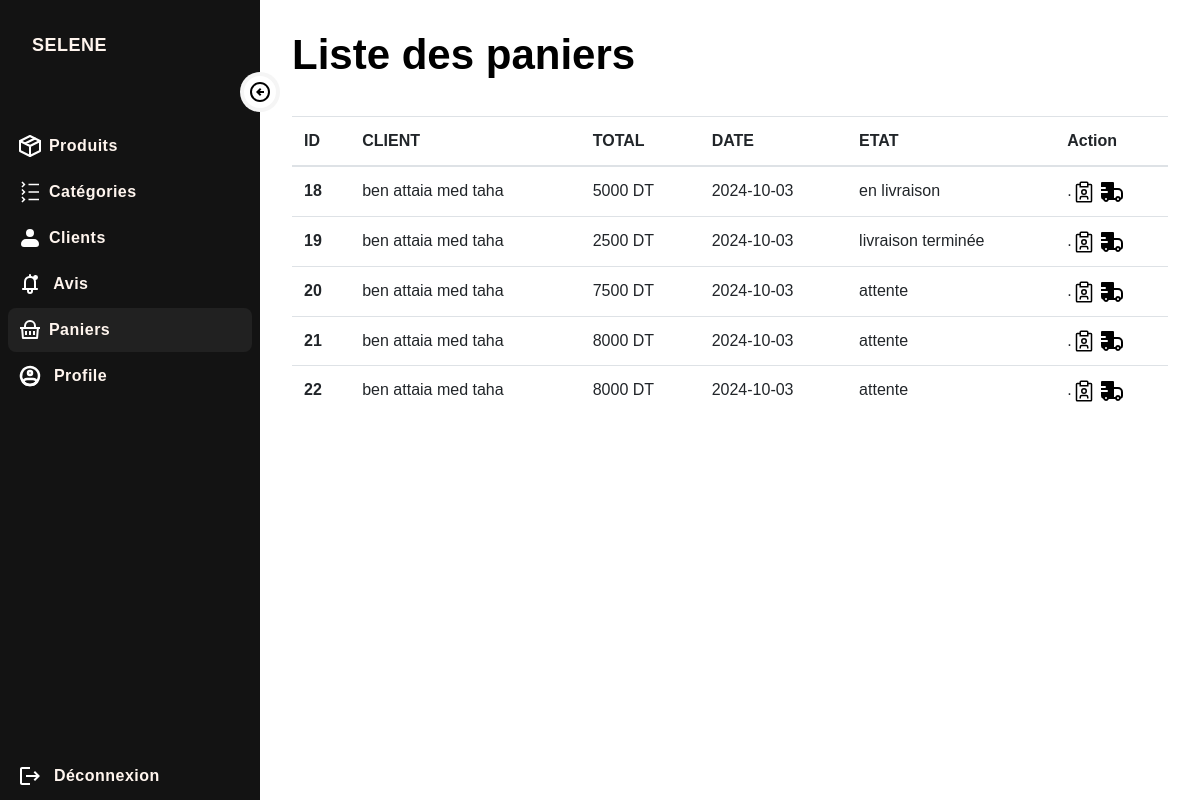
The app's page /admin/liste_commande.php with its own data.
### tables this page shows
CREATE TABLE `panier` (
  `id` int(11) NOT NULL,
  `client` varchar(100) NOT NULL,
  `total` float NOT NULL,
  `date_creation` date NOT NULL,
  `etat` varchar(100) NOT NULL DEFAULT 'attente'
);

CREATE TABLE `client` (
  `id` int(11) NOT NULL,
  `nom` varchar(30) NOT NULL,
  `prenom` varchar(30) NOT NULL,
  `email` varchar(50) NOT NULL,
  `ps` varchar(255) NOT NULL,
  `adresse` varchar(50) NOT NULL,
  `telephone` varchar(10) NOT NULL,
  `date_creation` date NOT NULL,
  `date_modification` date NOT NULL,
  `etat` int(11) NOT NULL DEFAULT 0
);

### admin/function.php (called while the page is built, shortened)
<?php
function getAllPanier ()
{
 include("connexion.php");
 $req ="SELECT p.etat,  p.id, c.nom , c.prenom , p.total , p.etat , p.date_creation from panier p , client c where p.client=c.id ";
 $res=$db->query($req);
 $comm=$res->fetchAll();
 return $comm;
}
?>

### admin/liste_commande.php (the view, shortened to what this page needs)
<?php
include ("function.php");
$comm=getAllPanier ();
?>
<!DOCTYPE html>
<html lang="en">
<head>
    <link rel="stylesheet" href="https://cdn.jsdelivr.net/npm/bootstrap@4.6.2/dist/css/bootstrap.min.css">
</head>
<body>
<div id="page_wrapper">
  <div id="sidenav" class="sidenav">
    <div class="sidenav_header">
      <div class="logo_section">
        <h3>SELENE</h3>
      </div>
      <a href="liste_article.php" class="sidenav_link ">
      <svg xmlns="http://www.w3.org/2000/svg" width="24" height="24" viewBox="0 0 48 48"><g fill="none" stroke="white" stroke-linejoin="round" stroke-width="4"><path d="M44 14L24 4L4 14v20l20 10l20-10V14Z"/><path stroke-linecap="round" d="m4 14l20 10m0 20V24m20-10L24 24M34 9L14 19"/></g></svg>
        <h3>&nbsp;Produits</h3>
      </a>
      <a href="liste_categorie.php" class="sidenav_link ">
      <svg xmlns="http://www.w3.org/2000/svg" width="24" height="24" viewBox="0 0 32 32"><path fill="white" d="M14 25h14v2H14zm-6.83 1l-2.58 2.58L6 30l4-4l-4-4l-1.42 1.41L7.17 26zM14 15h14v2H14zm-6.83 1l-2.58 2.58L6 20l4-4l-4-4l-1.42 1.41L7.17 16zM14 5h14v2H14zM7.17 6L4.59 8.58L6 10l4-4l-4-4l-1.42 1.41L7.17 6z"/></svg>
        <h3>&nbsp;Catégories</h3>
      </a>
      <a href="liste_clients.php" class="sidenav_link">
      <svg xmlns="http://www.w3.org/2000/svg" width="24" height="24" viewBox="0 0 24 24"><path fill="white" fill-rule="evenodd" d="M8 7a4 4 0 1 1 8 0a4 4 0 0 1-8 0Zm0 6a5 5 0 0 0-5 5a3 3 0 0 0 3 3h12a3 3 0 0 0 3-3a5 5 0 0 0-5-5H8Z" clip-rule="evenodd"/></svg>
        <h3>&nbsp;Clients</h3>
      </a>
      <a href="liste_avis.php" class="sidenav_link ">
        <h3>&nbsp; Avis</h3>
        <button disabled class="external_link">
        </button>
      </a>
      <a href="liste_commande.php" class="sidenav_link active">
        <h3>&nbsp;Paniers</h3>
        <button disabled class="external_link">
        </button>
      </a>
       <a href="landing page.php" class="sidenav_link">
        <h3>&nbsp; Profile</h3>
        <button disabled class="external_link">
        </button>
      </a>
    </div>
    <a href="logout.php" class="sidenav_link ">
    <svg xmlns="http://www.w3.org/2000/svg" width="24" height="24" viewBox="0 0 24 24"><path fill="white" d="m17 7l-1.41 1.41L18.17 11H8v2h10.17l-2.58 2.58L17 17l5-5zM4 5h8V3H4c-1.1 0-2 .9-2 2v14c0 1.1.9 2 2 2h8v-2H4V5z"/></svg>
        <h3>&nbsp; Déconnexion</h3>
        <button disabled class="external_link">
        </button>
      </a>
    </div>
      <button id="nav_collapse_btn">
      </button>
       <main>
    <header>
      <div class="text">
        <h2>Liste des paniers</h2>
      </div>
    </header>
    <div>
        <table class="table mt-4">
  <thead>
    <tr>
      <th scope="col">ID</th>
      <th scope="col">CLIENT</th>
      <th scope="col">TOTAL</th>
      <th scope="col">DATE</th>
      <th scope="col">ETAT</th>
      <th scope="col">Action</th>
    </tr>
  </thead>
  <tbody>
  <?php
    foreach ($comm as $c)
    echo ('<tr>'.
      '<th scope="row">'.$c["id"].'</th>'.
      '<td>'.$c["nom"]." ".$c["prenom"].'</td>'.
      '<td>'.$c["total"].' DT</td>'.
      '<td>'.$c["date_creation"].'</td>'.
      '<td>'.$c["etat"].'</td>'.
      '<td>.<a href="detail_commande.php?idc='.$c["id"].'"title="afficher les commandes"><svg xmlns="http://www.w3.org/2000/svg" width="24" height="24" viewBox="0 0 32 32"><path fill="black" d="M19 21h-6a3 3 0 0 0-3 3v2h2v-2a1 1 0 0 1 1-1h6a1 1 0 0 1 1 1v2h2v-2a3 3 0 0 0-3-3zm-3-1a4 4 0 1 0-4-4a4 4 0 0 0 4 4zm0-6a2 2 0 1 1-2 2a2 2 0 0 1 2-2z"/><path fill="black" d="M25 5h-3V4a2 2 0 0 0-2-2h-8a2 2 0 0 0-2 2v1H7a2 2 0 0 0-2 2v21a2 2 0 0 0 2 2h18a2 2 0 0 0 2-2V7a2 2 0 0 0-2-2ZM12 4h8v4h-8Zm13 24H7V7h3v3h12V7h3Z"/></svg></a>
      <a onclick="return popup()" href="traiter.php?idc='.$c["id"].'" title="traiter"><svg xmlns="http://www.w3.org/2000/svg" width="24" height="24" viewBox="0 0 24 24"><path fill="black" fill-rule="evenodd" d="M1 3a1 1 0 0 1 1-1h11a1 1 0 0 1 1 1v5h4a5 5 0 0 1 5 5v4a3.001 3.001 0 0 1-2.129 2.872a3 3 0 0 1-5.7.128H8.83a3 3 0 0 1-5.7-.128A3.001 3.001 0 0 1 1 17v-4h6a1 1 0 1 0 0-2H1V9h4a1 1 0 0 0 0-2H1V3Zm13 15h1.171a3 3 0 0 1 5.536-.293A.997.997 0 0 0 21 17v-4a3 3 0 0 0-3-3h-4v8Zm-7 1a1 1 0 1 0-2 0a1 1 0 0 0 2 0Zm10.293-.707A.994.994 0 0 0 17 19a1 1 0 1 0 .293-.707Z" clip-rule="evenodd"/></svg></a>
    </td>
    </tr>');
    ?>
  </tbody>
</table>
</div>
  </main>
    </div>
</body>
</html>

### admin/liste_commande.php (style rules this page uses)
* { margin : 0; padding: 0; font-family: sans-serif; }
:root { --accent-clr: #131313; --accent-dark: #fff; --accent-light: rgba(155, 155, 155, .1); --text: seashell; }
#page_wrapper { height: 100vh; display: grid; grid-template-columns: 260px 1fr; font-family: 'Lato', sans-serif; box-sizing: border-box; background-color: var(--accent-dark); }
.sidenav { background-color: var(--accent-clr); height: 100vh; padding-inline: 8px; display: flex; flex-direction: column; position: relative; justify-content: space-between; }
.sidenav_link { display: flex; align-items: center; padding: 10px; margin-bottom: 2px; }
.sidenav_link.active { font-weight: 700; background-color: var(--accent-light); border-radius: 8px; }
.logo_section { height: 60px; margin-top: 16px; display: flex; align-items: center; margin-bottom: 48px; padding-inline: 14px; }
.logo_section h3 { font-weight: bold; font-size: 18px; }
#nav_collapse_btn { position: absolute; top: 72px; left: 240px; transition: 250ms ease-out; background-color: var(--accent-dark); border-radius: 99px; display: flex; align-items: center; justify-content: center; border: 4px solid var(--accent-light); height: 40px; width: 40px; cursor: pointer; }
h3 { color: var(--text); font-size: 16px; letter-spacing: .5px; font-weight:bold; margin:2px }
a { text-decoration: none; }
.external_link { border: none; background-color: transparent; position: absolute; left: 210px; top: 266px; }
main { padding-inline: 32px; }
header { margin-top: 30px; display: flex; justify-content: space-between; }
h2 { font-size: 42px; font-weight: bolder; margin-bottom: 12px; color: black; }

### records on screen
panier: id "18", client.nom "ben attaia", client.prenom "med taha", total "5000", date_creation "2024-10-03", etat "en livraison"
panier: id "19", client.nom "ben attaia", client.prenom "med taha", total "2500", date_creation "2024-10-03", etat "livraison terminée"
panier: id "20", client.nom "ben attaia", client.prenom "med taha", total "7500", date_creation "2024-10-03", etat "attente"
panier: id "21", client.nom "ben attaia", client.prenom "med taha", total "8000", date_creation "2024-10-03", etat "attente"
panier: id "22", client.nom "ben attaia", client.prenom "med taha", total "8000", date_creation "2024-10-03", etat "attente"
